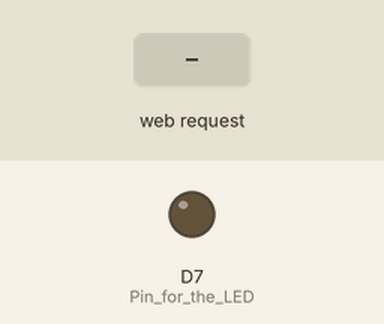
This sketch was run on a simulated ESP8266 (NodeMCU). On the bench: output pins drawn as LEDs (lit = HIGH). The inputs (shaded band) are chosen by the test bench. WiFi joins after 1.5 s; servers stay silent unless stated; what the sketch prints to the serial monitor is not drawn.

Above: at 2.7 s.
2.8 s: HTTP request GET /led received
At 3.5 s:
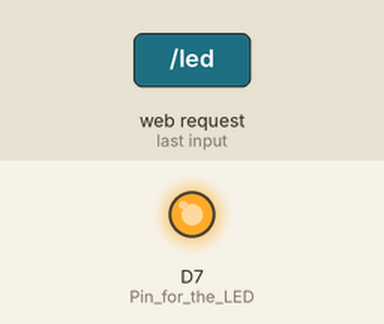
Timing chart, 0 to 5.8 s (numbered marks = the images above; inputs shaded):
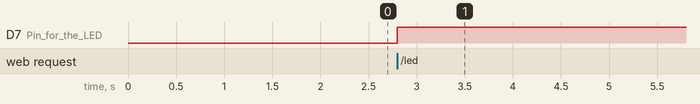

The sketch:

basic_esp8266.ino
```cpp
#include <ESP8266WiFi.h>
#include <WiFiClient.h>
#include <ESP8266WebServer.h>
#include <ESP8266mDNS.h>

//Globals
ESP8266WebServer server(80); //Setup webserver

//const char *ssid = "Telstra3ADA";
//const char *password = "2638455370";
const char *ssid = "AndroidAP";
const char *password = "aiem4383";

int flag = 0;

void setup() {
  pinMode(D7, OUTPUT); //Pin for the LED
  Serial.begin ( 115200 ); //Open serial communication at 115200 Baud Rate
  WiFi.begin ( ssid, password ); //Turn on wifi
  Serial.println ( "" );

  // Wait for connection to wifi
  while ( WiFi.status() != WL_CONNECTED ) {
    delay ( 500 ); //Sleep for half a second
    Serial.print ( "." ); //Status printing
  }

  //Print our IP Address
  Serial.println ( "" );
  Serial.print ( "Connected to " );
  Serial.println ( ssid );
  Serial.print ( "IP address: " );
  Serial.println ( WiFi.localIP() );

  //Start the multicast DNS
  if ( MDNS.begin ( "esp8266" ) ) {
    Serial.println ( "MDNS responder started" );
  }

  //Create endpoint for LED
  server.on("/led", doLed);

  //Start the server
  server.begin();
}

void doLed(){
  if (flag){ //If the LED is ON turn it off
    digitalWrite(D7, LOW);
    server.send(200, "text/plain", "LED OFF");
    flag = 0;
  }else{ //If the LED is OFF turn it on
    digitalWrite(D7, HIGH);
    server.send(200, "text/plain", "LED ON");
    flag = 1;
  }
}

void loop() {
  // Handle connected clients
  server.handleClient();
}
```

Measured:
- after the input at 2.8 s, D7 (Pin_for_the_LED): LOW → HIGH at once
